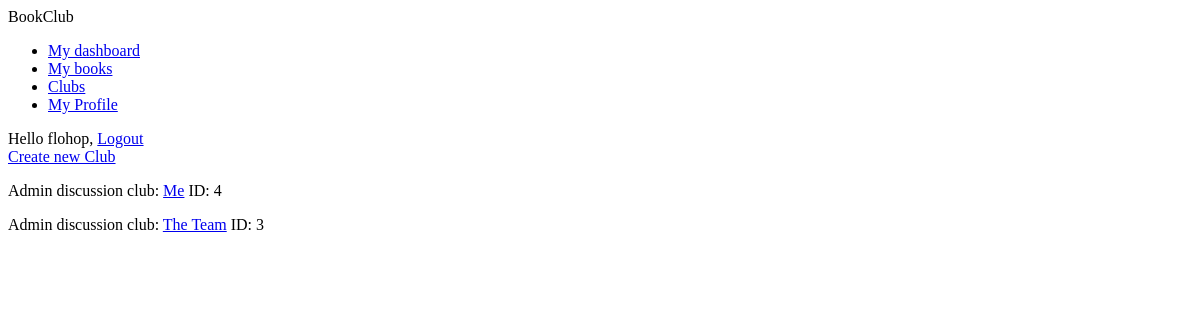
Before: /clubs/my_clubs/ (signed in) with the older database file.
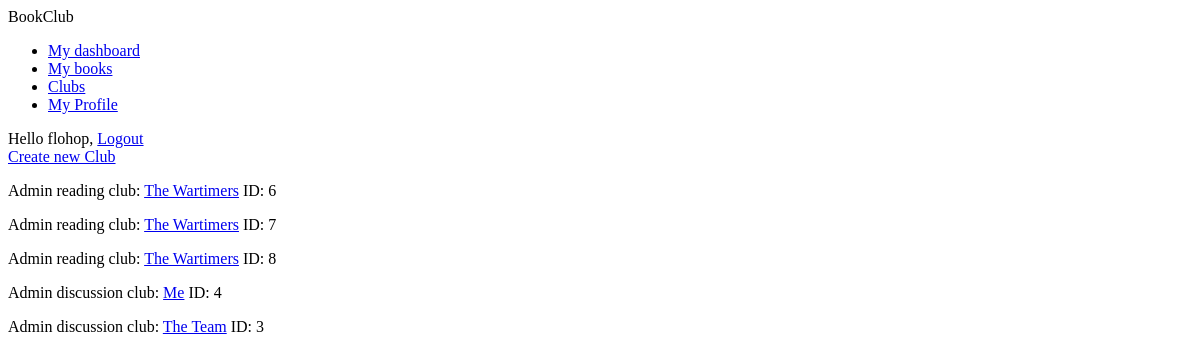
After: the same page with the newer database file.
### club/models.py (models this page shows, shortened)
class BasicGroup(models.Model):
    group_name = models.CharField(max_length=100)
    is_private_group = models.BooleanField(default=False)  # False=group is public, True=group is private
    group_image = models.ImageField(upload_to='images/group_pictures/',
                                    default='images/group_pictures/no_img.png')
    group_description = models.CharField(max_length=500)  # describes the reason for the group
    slug = models.SlugField(blank=True)
    def __str__(self):
        return str(self.group_name)
    class Meta:
        abstract = True
        ordering = ['group_name']

class DiscussionGroup(BasicGroup):
    current_book = models.ForeignKey(Book, on_delete=models.SET_NULL, null=True, blank=True)
    group_creator = models.ForeignKey(User, on_delete=models.SET_NULL, null=True,
                                      related_name="discussion_group_creator")
    group_members = models.ManyToManyField(User, related_name="discussion_group_members", blank=True)
    def get_absolute_url(self):
        return reverse('club:discussion_club_detail', args=[self.id, self.slug])

class ReadingGroup(BasicGroup):
    reading_goal = models.IntegerField(blank=True, null=True)
    current_book = models.ForeignKey(Book, on_delete=models.SET_NULL, null=True,
                                     related_name='reading_group_book')
    reading_goal_chapter_name = models.CharField(max_length=30, blank=True, null=True)  # the reading goal chapter name
    group_creator = models.ForeignKey(User, on_delete=models.SET_NULL, null=True,
                                      related_name="reading_group_creator")
    group_members = models.ManyToManyField(User, related_name="reading_group_members", blank=True)
    def get_absolute_url(self):
        return reverse('club:reading_club_detail', args=[self.id, self.slug])

### club/views.py (the view)
# urls.py: path('my_clubs/', views.my_clubs, name="club_selection"),
@login_required
def my_clubs(request):
    user_id = request.user.id
    my_user = User.objects.get(id=user_id)
    my_profile = Profile.objects.get(user=my_user)
    my_reading_clubs = my_user.reading_group_members.all()
    my_discussion_club = my_user.discussion_group_members.all()
    my_admin_reading_clubs = my_user.reading_group_creator.all()
    my_admin_discussion_clubs = my_user.discussion_group_creator.all()
    for club in my_reading_clubs:
        if club in my_admin_reading_clubs:
            my_reading_clubs = my_reading_clubs.exclude(id=club.id)
    for club in my_discussion_club:
        if club in my_admin_discussion_clubs:
            my_discussion_club = my_discussion_club.exclude(id=club.id)
    return render(request, 'club/selection_page.html', {'reading_clubs': my_reading_clubs,
                                                        'discussion_clubs': my_discussion_club,
                                                        'reading_clubs_admin': my_admin_reading_clubs,
                                                        'discussion_clubs_admin': my_admin_discussion_clubs})

### club/templates/club/selection_page.html (shortened to what this page needs)
{% extends "base.html" %}
{% block content %}
    <a href="{% url 'club:create_group' %}">Create new Club</a>
    <div class="reading admin">
        {% for r_club in reading_clubs_admin %}
        <p>Admin reading club: <a href="{{ r_club.get_absolute_url }}">{{ r_club }}</a> ID: {{ r_club.id }}</p>
        {% endfor %}
    </div>
    <div class="discussion admin">
        {% for d_club in discussion_clubs_admin %}
            <p>Admin discussion club: <a href="{{ d_club.get_absolute_url }}">{{ d_club }}</a> ID: {{ d_club.id }}</p>
        {% endfor %}
    </div>
{% endblock %}

Changed rows visible on the page:
added ReadingGroup: group_name "The Wartimers", id "6"
added ReadingGroup: group_name "The Wartimers", id "7"
added ReadingGroup: group_name "The Wartimers", id "8"
